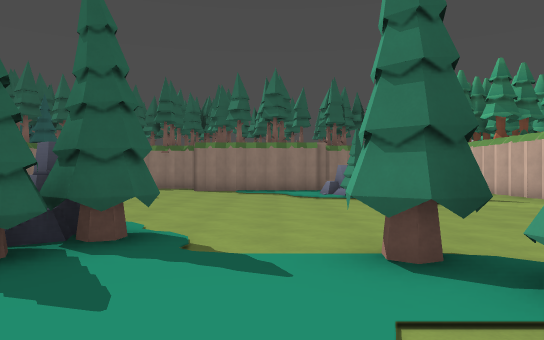
[1] (above)

16 first-person views from a walk through a 3-D level made in the Godot game engine. The camera is 1.4 m above the floor, looks level and sees 70° across. The floor is counted in squares, 2 m on a side. Each view is taken from the middle of a square. On the plan, view 1 faces up. The plan holds only what a view shows up to about 11 squares ahead; the rest is blank. The place goes on beyond the plan. Some surface patterns are stand-ins.

[2]
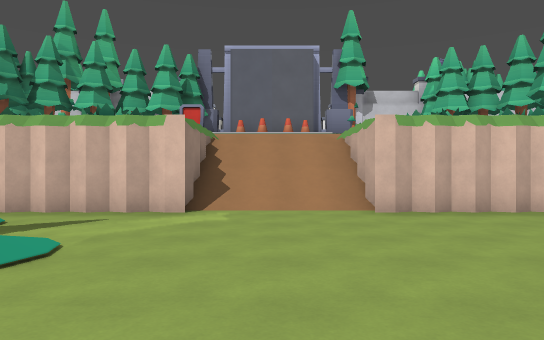

[3]
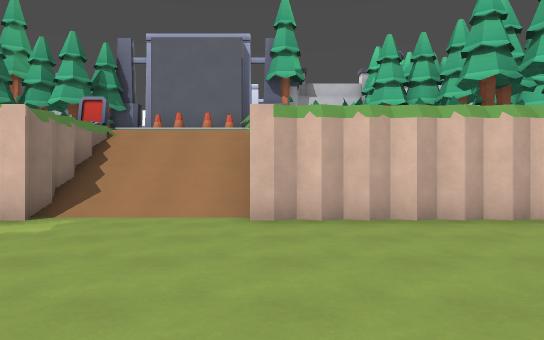

[4]
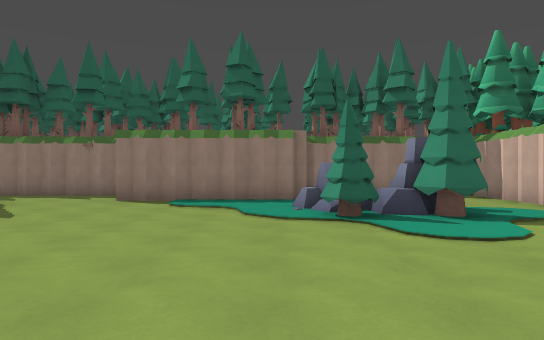

[5]
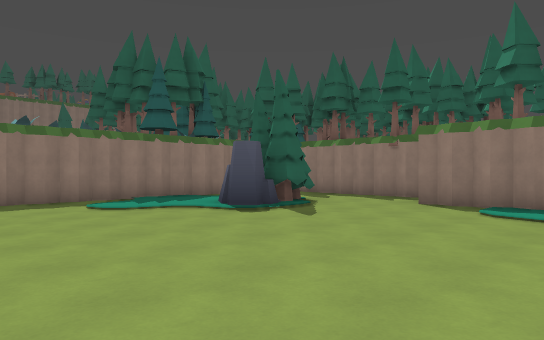

[6]
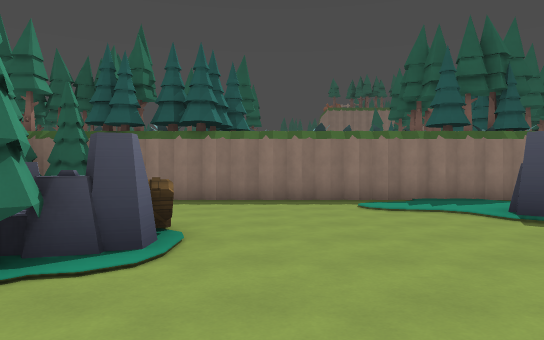

[7]
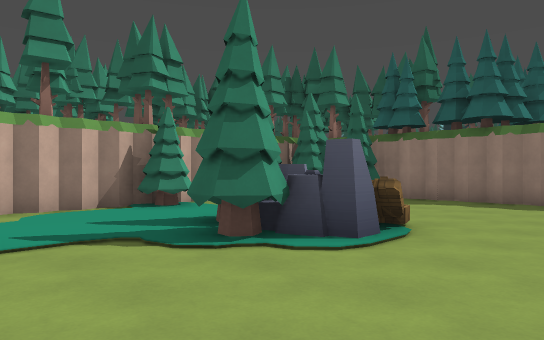

[8]
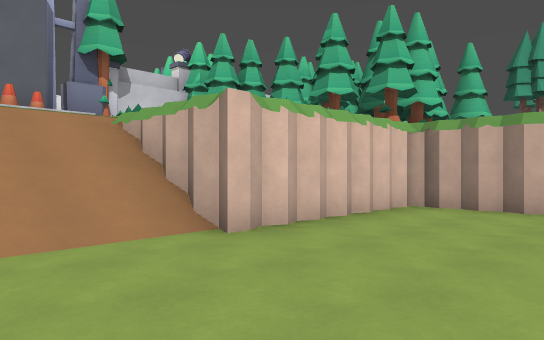

[9]
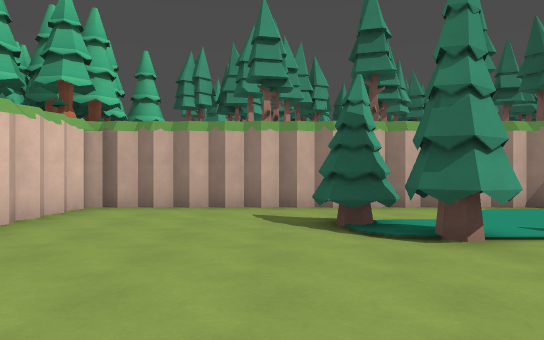

[10]
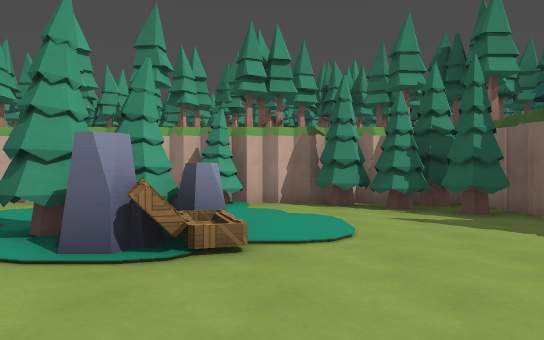

[11]
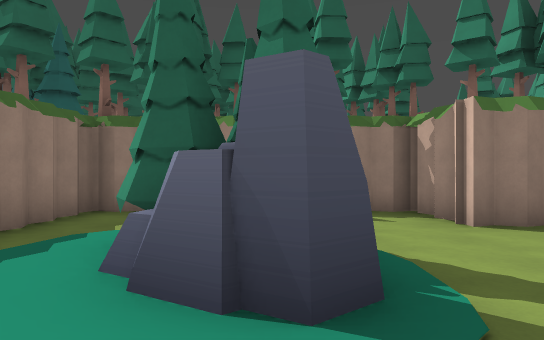

[12]
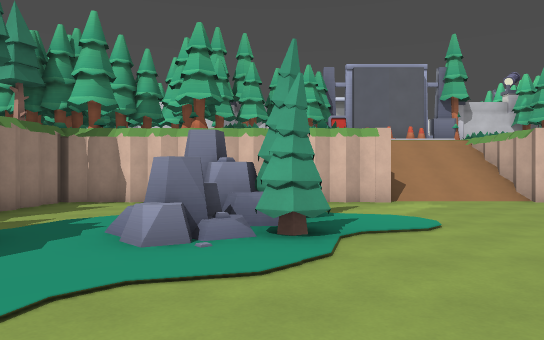

[13]
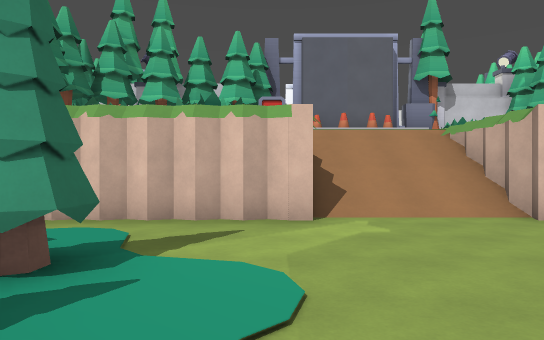

[14]
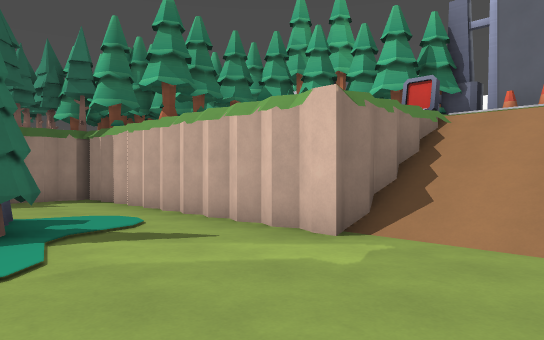

[15]
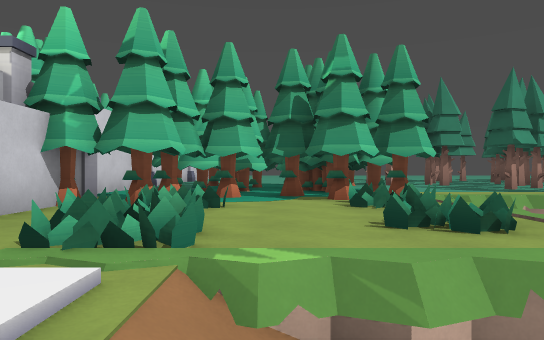

[16]
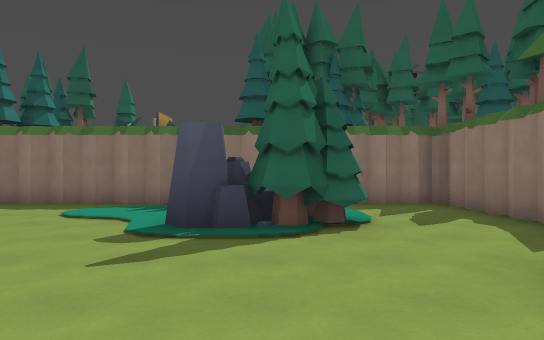

### Floor plan
Key: @ floor where view 1 was taken; # wall or solid block; . main floor; : floor 3.25 m higher than the main floor; / step, stairs or slope; = window, fence, low wall or low ledge; R rock; T pine tree; C computer; N cone; P pillar; A crate; O other object.
Columns run from 9 left of view 1 to 12 right of it. Each row starts with its distance up from view 1.
 15  RR#R#R#   #R#RRR
 14  #....R#   R....#
 13  #.....#R#R.....R
 12  R.TT...........#  #TO
 11  #.TT......RRR..R  TTO
 10  R..R......TTT..#  TT#
  9  #..............R  TT
  8  R..............#RRCT
  7  #..............///:N#
  6  R..............///N##
  5  #....AR........///:N#
  4  R..../RT......#RRR:##
  3  #....RT..T....R#:::=#
  2  RT........T...##:::T#
  1  #TT..T........R#T:TTP
  0 ORR#R.R.R@R.R.RR#TTTTP
 -1                 ##T###
 -2                 #####

Positions as (right, up) in squares from view 1, and headings:
1: (0, 0), facing up
2: (0, 6), facing right
3: (1, 4), facing right
4: (1, 4), facing up
5: (1, 5), facing up-left
6: (1, 6), facing left
7: (1, 7), facing down-left
8: (3, 7), facing down-right
9: (3, 7), facing down
10: (-4, 8), facing down
11: (-5, 8), facing up
12: (-2, 10), facing right
13: (1, 8), facing right
14: (3, 5), facing up-right
15: (9, 6), facing down
16: (0, 11), facing left
